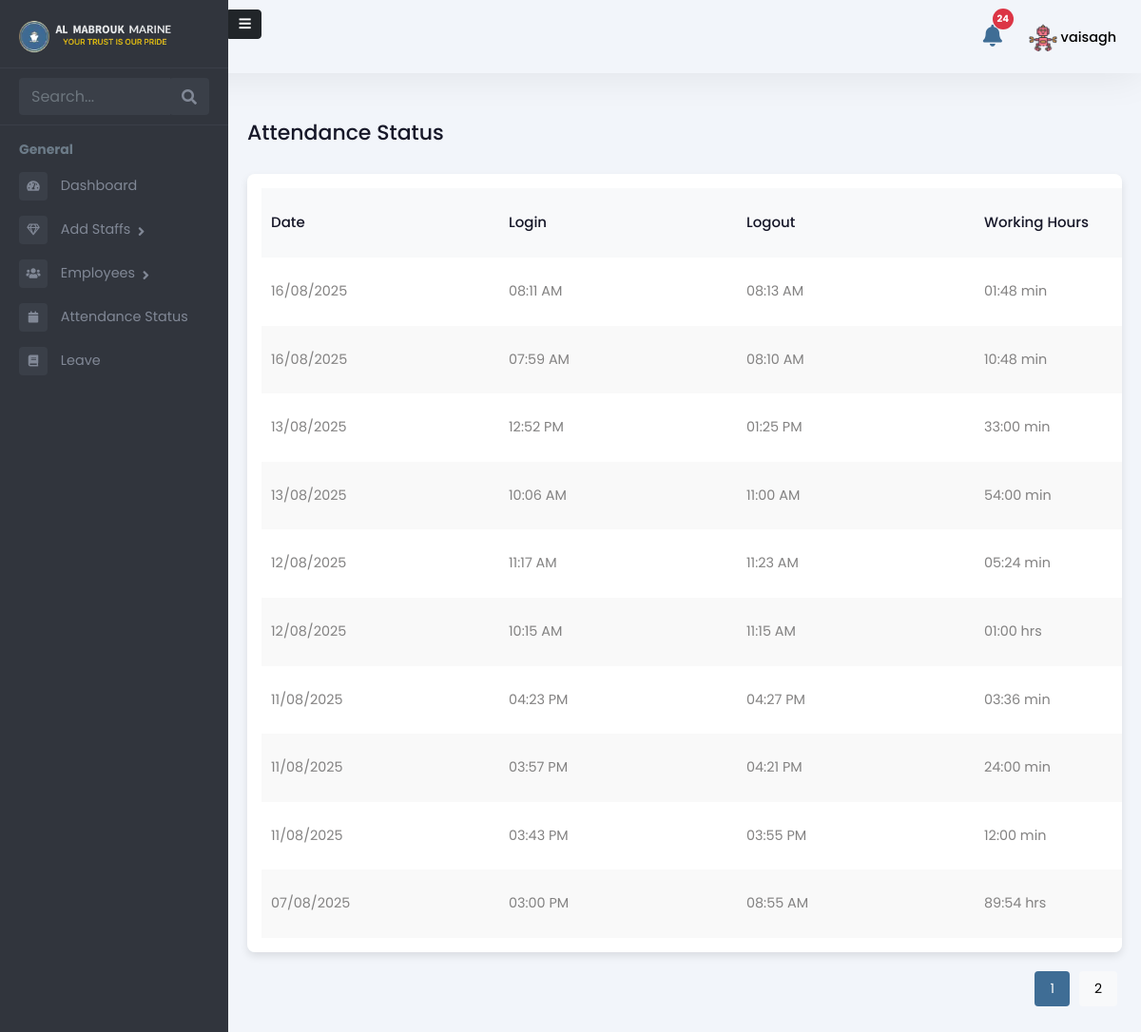
Screenshot of /hr/attendance-status/ (signed in) with the database file from the repository.
### Admin/models.py (models this page shows, shortened)
class Employee(models.Model):
    user = models.OneToOneField(User, on_delete=models.CASCADE, related_name='employee_profile')
    is_employee = models.BooleanField(default=False)
    is_manager = models.BooleanField(default=False)
    is_administration = models.BooleanField(default=False)
    is_hr = models.BooleanField(default=False)
    rank = models.CharField(max_length=255, blank=True, null=True)
    salary = models.DecimalField(max_digits=10, decimal_places=2, blank=True, null=True)
    work_days = models.DecimalField(max_digits=10, decimal_places=2, default=0, blank=True)
    holidays = models.IntegerField(null=True, blank=True)
    overseas_days = models.IntegerField(default=0)
    date_of_birth = models.DateField(null=True, blank=True)
    phone_number = models.CharField(max_length=15, blank=True, null=True)
    date_of_join = models.DateField(null=True, blank=True)
    address = models.TextField(blank=True, null=True)
    profile_picture = models.ImageField(upload_to="profile_pictures/", null=True, blank=True)

class Attendance(models.Model):
    LOCATION_CHOICES = [
        ('DMC', 'DMC Warehouse'),
        ('DMC_PRT', 'DMC Port'),
        ('FUJ', 'FUJ'),
        ('KFK', 'KFK'),
        ('ABU', 'Abu Dhabi'),
        ('BDO', 'Bur Dubai Office'),
        ('SHJ_KP', 'Sharjah Khalid Port'),
        ('SHJ_HP', 'Sharjah Hamriya Port'),
        ('AJM_PRT', 'Ajman Port'),
        ('ABU_KP', 'Abu Dhabi Khalifa Port'),
        ('ABU_MP', 'Abu Dhabi Mussafah Port'),
        ('RAK_JZP', 'RAK Al Jazeera Port'),
        ('RAK_MCP', 'RAK Maritime City'),
        ('RAK_SRP', 'RAK Steven Rock Port'),
        ('DXB_DMC', 'Dubai Maritime City Port'),
        ('DXB_PR', 'Port Rashid'),
        ('DXB_HP', 'Dubai Hamriya Port'),
        ('DXB_MHJ', 'Dubai Marina Harbor Jumeirah'),
        ('DXB_AJD', 'Al Jadaf Port Dubai'),
        ('OVERSEAS', 'Overseas'),
    ]
    STATUS_CHOICES = [
        ('PENDING', 'Pending'),
        ('APPROVED', 'Approved'),
        ('REJECTED', 'Rejected'),
    ]
    ATTENDANCE_STATUS = [
        ('PRESENT', 'Present'),
        ('WORK FROM HOME', 'Work from Home'),
    ]
    employee = models.ForeignKey(
        Employee, related_name='attendance_set', on_delete=models.CASCADE
    )
    project = models.ForeignKey(
        'Project', on_delete=models.SET_NULL, null=True, blank=True, related_name='attendance_set'
    )  # New field added
    login_time = models.DateTimeField(null=True, blank=True)
    log_out_time = models.DateTimeField(null=True, blank=True)
    total_hours_of_work = models.DecimalField(max_digits=10, decimal_places=2, null=True, blank=True)
    location = models.CharField(max_length=20, choices=LOCATION_CHOICES, null=True, blank=True)
    vessel = models.ForeignKey(
    Vessel, on_delete=models.SET_NULL, null=True, blank=True, related_name='attendance_records')
    attendance_status = models.CharField(max_length=20, choices=ATTENDANCE_STATUS, null=True, blank=True)
    status = models.CharField(max_length=10, choices=STATUS_CHOICES, default='PENDING')
    rejection_reason = models.TextField(null=True, blank=True)
    rejected_by = models.ForeignKey(User, on_delete=models.SET_NULL, null=True, blank=True, related_name='rejected_attendance')
    travel_in_time = models.DateTimeField(null=True, blank=True)
    travel_out_time = models.DateTimeField(null=True, blank=True)
    total_travel_time = models.DecimalField(max_digits=10, decimal_places=2, null=True, blank=True)

### hr/views.py (the view)
# urls.py: path('attendance-status/', attendance, name='admstrn_attendance_status'),
@login_required
def attendance(request):
    employee = get_object_or_404(Employee, user=request.user)
    attendance_records = Attendance.objects.filter(employee=employee).order_by('-login_time')
    paginator = Paginator(attendance_records, 10)  # Show 10 records per page
    page_number = request.GET.get('page')
    page_obj = paginator.get_page(page_number)
    context = {
        'attendance_records': page_obj,  # Use `page_obj` instead of `attendance_records`
    }
    return render(request, 'hr/attendance.html', context)

### Admin/templatetags/custom_filters.py (called while the page is built)
@register.filter
def format_work_duration(decimal_hours):
    if decimal_hours is None:
        return "00:00"
    try:
        total_seconds = int(float(decimal_hours) * 3600)
        if total_seconds < 3600:
            minutes = total_seconds // 60
            seconds = total_seconds % 60
            return f"{minutes:02d}:{seconds:02d} min"
        else:
            hours = total_seconds // 3600
            minutes = (total_seconds % 3600) // 60
            return f"{hours:02d}:{minutes:02d} hrs"
    except (ValueError, TypeError):
        return "00:00"

### templates/hr/attendance.html (shortened to what this page needs)
{% extends 'hr/hrbase.html' %}
{% load custom_filters %}
{% load static %}
{% block content %}
<div class="emply-list-wraper">
    <div class="pg-title">
        <h1>Attendance Status</h1>
    </div>
    <div class="widget-box table-wdgt">
        <table id="employeeTable">
            <thead>
                <tr>
                    <th>Date</th>
                    <th>Login</th>
                    <th>Logout</th>
                    <th>Working Hours</th>
                </tr>
            </thead>
            <tbody>
                {% for record in attendance_records %}
                <tr>
                    <td>{{ record.login_time|date:"d/m/Y" }}</td>
                    <td>{{ record.login_time|time:"h:i A" }}</td>
                    <td>
                        {% if record.log_out_time %}
                        {{ record.log_out_time|time:"h:i A" }}
                        {% else %}
                        <span class="text-danger">Not logged out</span>
                        {% endif %}
                    </td>
                    <td>
                        {% if record.total_hours_of_work %}
                        {{ record.total_hours_of_work|format_work_duration }}
                        {% else %}
                        0 hrs
                        {% endif %}
                    </td>
                </tr>
                {% empty %}
                <tr>
                    <td colspan="5" class="text-center">No attendance records found.</td>
                </tr>
                {% endfor %}
            </tbody>
        </table>
    </div>
    <div class="pagination" id="pagination">
        {% for num in attendance_records.paginator.page_range %}
            {% if num == attendance_records.number %}
                <button class="active">{{ num }}</button>
            {% else %}
                <a href="?page={{ num }}"><button>{{ num }}</button></a>
            {% endif %}
        {% endfor %}
    </div>
</div>
{% endblock %}

### templates/hr/hrbase.html (shortened to what this page needs)
{% load static %}
<!DOCTYPE html>
<html lang="en">
<head>
    <link rel="stylesheet" href="{% static 'assets/vendor/bootstrap/css/bootstrap.min.css' %}" />
    <link href="https://use.fontawesome.com/releases/v5.0.6/css/all.css" rel="stylesheet" />
    <link rel="stylesheet" href="{% static 'assets/css/style.css' %}" />
    <link href="https://cdn.jsdelivr.net/npm/select2@4.0.13/dist/css/select2.min.css" rel="stylesheet" />
</head>
<body>
    <header>
      <div class="mb-top-hdr">
        <div class="hdr-notification">
        <a href="#" id="open-notification-popup">
            <button type="button" class="btn btn-primary position-relative">
                <i class="fas fa-bell"></i>
                <span id="notification-count" class="position-absolute top-0 start-100 translate-middle badge rounded-pill bg-danger">
                </span>
            </button>
        </a>
    </div>
        <div class="hdr-user">
          <div class="dropdown">
            <button class="btndropdown-toggle" type="button" id="dropdownMenuButton1"
                  data-bs-toggle="dropdown" aria-expanded="false">
                  {% if request.user.employee_profile.profile_picture %}
                      <img src="{{ request.user.employee_profile.profile_picture.url }}"
                           alt="Profile Picture"
                           class="rounded-circle"
                           style="width: 30px; height: 30px; object-fit: cover;">
                  {% else %}
                      <i class="fas fa-user"></i>
                  {% endif %}
                  <span>{{ request.user.username }}</span>
              </button>
          </div>
        </div>
      </div>
      </header>
    <div class="page-wrapper chiller-theme toggled"  id="content">
        <nav id="sidebar"  class="sidebar-wrapper sidebar">
            <a id="show-sidebar"   onclick="toggleSidebar()" class="btn btn-sm btn-dark" href="#">
              <i class="fas fa-bars"></i>
            </a>
            <div class="sidebar-content">
              <div class="sidebar-brand">
                <a href="{% url 'hr-dashboard' %}"><img src="{% static 'assets/images/almabrouk-logo.webp' %}"
                  alt="Almabrouk Marine Logo" /></a>
              </div>
              <div class="sidebar-search">
                <div>
                  <div class="input-group">
                    <input
                      type="text"
                      class="form-control search-menu"
                      placeholder="Search..."
                    />
                    <div class="input-group-append">
                      <span class="input-group-text">
                        <i class="fa fa-search" aria-hidden="true"></i>
                      </span>
                    </div>
                  </div>
                </div>
              </div>
              <div class="sidebar-menu">
                <ul>
                  <li class="header-menu">
                    <span>General</span>
                  </li>
                    <li>
                      <a href="{% url 'hr-dashboard' %}">
                        <i class="fa fa-tachometer-alt"></i>
                        <span>Dashboard</span>
                      </a>
                    </li>
                    <li class="sidebar-dropdown">
                    <a href="#">
                      <i class="far fa-gem"></i>
                      <span>Add Staffs</span>
                    </a>
                    </li>
                    <li class="sidebar-dropdown">
                    <a href="#">
                      <i class="fas fa-users"></i>
                      <span>Employees</span>
                    </a>
                    </li>
                    <li>
                      <a href="{% url 'hr_attendance_status' %}">
                        <i class="fa fa-calendar"></i>
                        <span>Attendance Status</span>
                      </a>
                    </li>
                    <li>
                      <a href="{% url 'hr_apply_leave' %}">
                        <i class="fa fa-book"></i>
                        <span>Leave</span>
                      </a>
                    </li>
                </ul>
              </div>
            </div>
          </nav>
        {% block content %}
        {% endblock %}
    </div>
</body>
</html>

### rows the page displays
Attendance: login_time "16/08/2025", login_time "08:11 AM", log_out_time "08:13 AM", total_hours_of_work "01:48 min"
Attendance: login_time "16/08/2025", login_time "07:59 AM", log_out_time "08:10 AM", total_hours_of_work "10:48 min"
Attendance: login_time "13/08/2025", login_time "12:52 PM", log_out_time "01:25 PM", total_hours_of_work "33:00 min"
Attendance: login_time "13/08/2025", login_time "10:06 AM", log_out_time "11:00 AM", total_hours_of_work "54:00 min"
Attendance: login_time "12/08/2025", login_time "11:17 AM", log_out_time "11:23 AM", total_hours_of_work "05:24 min"
Attendance: login_time "12/08/2025", login_time "10:15 AM", log_out_time "11:15 AM", total_hours_of_work "01:00 hrs"
Attendance: login_time "11/08/2025", login_time "04:23 PM", log_out_time "04:27 PM", total_hours_of_work "03:36 min"
Attendance: login_time "11/08/2025", login_time "03:57 PM", log_out_time "04:21 PM", total_hours_of_work "24:00 min"
Attendance: login_time "11/08/2025", login_time "03:43 PM", log_out_time "03:55 PM", total_hours_of_work "12:00 min"
Attendance: login_time "07/08/2025", login_time "03:00 PM", log_out_time "08:55 AM", total_hours_of_work "89:54 hrs"

### other values shown
{{ request.user.username }} "vaisagh"
{{ num }} "1"
{{ num }} "2"
